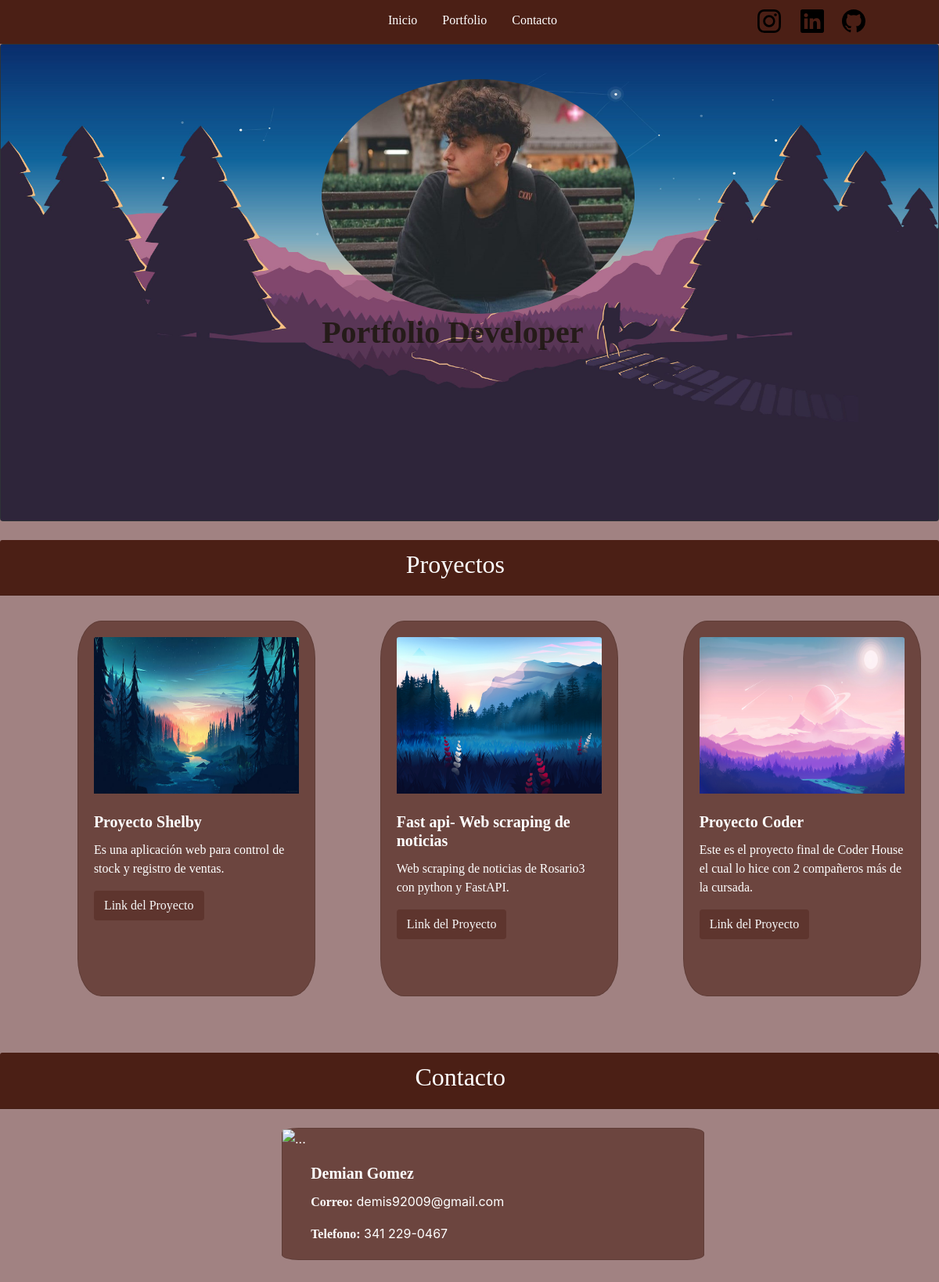
The page / on the database its author committed.
### portfolioapp/models.py (models this page shows, shortened)
class Project(models.Model):
    title = models.CharField(max_length=100)
    description = models.CharField(max_length=250)
    image = models.ImageField(upload_to = 'images_portfolio/', blank=True, null=True)
    url =models.URLField(blank=True)
    class Meta:
        verbose_name = 'Project'
        verbose_name_plural = 'Projects'

### portfolio/views.py (the view)
# urls.py: path('', index, name = 'index'),
def index(request):
    project = Project.objects.all()
    context = {'project':project}
    return render(request, 'index.html', context=context)

### templates/index.html (shortened to what this page needs)
{% extends 'base.html' %}
{% block contenido %}
<body>
  <section >
    <div class="card bg-dark text-white">
      <div class="card-img-overlay" style="margin-left: 1%;margin-top:2%; ">
        <h1 class="card-title" style="color: rgba(19, 18, 4, 0.738);font-family:Georgia, 'Times New Roman', Times, serif;">
        <img src="\media\imagenes_inicio\yo.jpg" width="400px" height="300px" style="border-radius:50%;margin-left: 33%;border-style: 1px solid black;" alt="">
        <br>
           <b style="margin-left:33% ;">Portfolio Developer</b>
      </div>
    </div>
  </section>
  <br>
  <section id="1">
    <div class="card-header" style="background-color: rgba(66, 21, 10, 0.897) ;">
      <h2 style="margin-left: 43% ;color: white;font-family:Georgia, 'Times New Roman', Times, serif;" >Proyectos</h2>
  </div>
  <div class="d-flex " style=" margin-left: 1rem; ">
      {% for project  in  project %}
      <div class="card " style="width: 19rem;margin-left: 7%;height: 30rem;margin-top: 2rem;background-color: rgba(66, 21, 10, 0.553) ; color: white;border-radius: 10%;font-family:Georgia, 'Times New Roman'">
          <div class="card-body">
              {% if project.image %}
              <img src="{{project.image.url}}"  width="200px" height="200px" class="card-img-top" >
              {% endif %}
          <br>
          <br>
              <h5 class="card-title"><b>{{project.title}}</b></h5>
              <p class="card-text">{{project.description}}</p>
              <p class="btn btn-white" style="background-color: rgba(66, 21, 10, 0.327)  ; ;"> <a href="{{project.url}}" style="color: rgb(247, 247, 247); text-decoration: none;">Link del Proyecto</a> </p>
          </div>
      </div>
      {% endfor %}
  </div>
  </section>
<br>
<br>
<br>
<section id="2">
  <div class="card-header" style="background-color: rgba(66, 21, 10, 0.897)  ;">
    <h2 style="margin-left: 44% ;color: white;font-family:Georgia, 'Times New Roman', Times, serif;" >Contacto</h2>
  </div>
  <div class="card mb-3" style="max-width: 540px;margin-left: 30%;margin-top: 2%;background-color: rgba(66, 21, 10, 0.553) ;color: white;border-radius: 4%;">
    <div class="row no-gutters">
      <div class="col-md-4">
        <img src="\media\imagenes_inicio\contacto.jpg" width="538px" height="300px" style="border-radius: 4%;" alt="...">
      </div>
      <div class="col-md-8" style="margin-left: 3%;">
        <div class="card-body">
          <h5 class="card-title" style="font-family:Georgia, 'Times New Roman'"><b>Demian Gomez</b></h5>
          <p class="card-text"><b style="font-family:Georgia, 'Times New Roman'">Correo:</b> demis92009@gmail.com</p>
          <p class="card-text"><b style="font-family:Georgia, 'Times New Roman'">Telefono:</b> 341 229-0467 </p>
        </div>
      </div>
    </div>
  </div>
</section>
<br>
<br>
<br>
</body>
{% endblock %}

### static/portfolio/styles.css (style rules this page uses)
html { scroll-behavior: smooth; }

### rows shown on the page
Project: image (picture), title "Proyecto Shelby", description "Es una aplicación web para control de stock y registro de ventas."
Project: image (picture), title "Fast api- Web scraping de noticias", description "Web scraping de noticias de Rosario3 con python y FastAPI."
Project: image (picture), title "Proyecto Coder", description "Este es el proyecto final de Coder House el cual lo hice con 2 compañeros más de la cursada."
